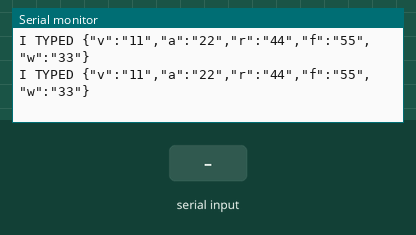
Simulated run of this sketch. Board: Arduino Uno, built with avr-gcc and run on an emulated ATmega328P. On the bench: the last lines printed to the serial monitor. The test bench sets the inputs (shaded band).

Above: at 18.0 s.
18.1 s: "1" received over the second serial link
At 22.6 s:
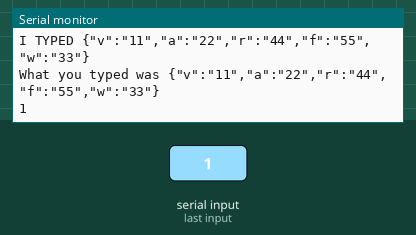
28.6 s: "0" received over the second serial link
At 29.9 s:
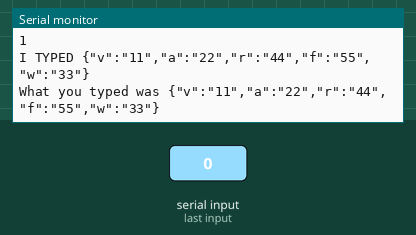
39.1 s: "2" received over the second serial link
At 46.1 s:
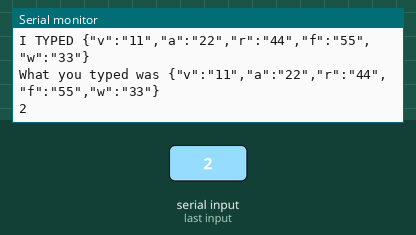

Measured:
- after the input at 18.1 s, the serial monitor: prints a new line after 3.0 s (image 1)
- after the input at 28.6 s, the serial monitor: prints a new line after 0.53 s (image 2)
- after the input at 39.1 s, the serial monitor: prints a new line after 5.1 s (image 3)

The sketch:

serialwithesptest.ino
```cpp
#define GPIO_RX 5
#define GPIO_TX 3
#include <SoftwareSerial.h>
SoftwareSerial iot(GPIO_RX,GPIO_TX);

void setup() {
  // put your setup code here, to run once:
  Serial.begin(9600);
  iot.begin(115200);
}

void loop() {
  // put your main code here, to run repeatedly:
  delay(7000);
  String xxx = "{\"v\":\"" + String(11) + "\",\"a\":\"" + String(22) + "\",\"r\":\"" + String(44) + "\",\"f\":\"" + String(55) + "\",\"w\":\""+String(33)+"\"}\n";
  Serial.print("I TYPED ");
  Serial.println(xxx);
  iot.println(xxx);
  if(iot.available()){
    Serial.println("What you typed was "+ xxx);
    Serial.println(iot.readString());
  }
}
```
